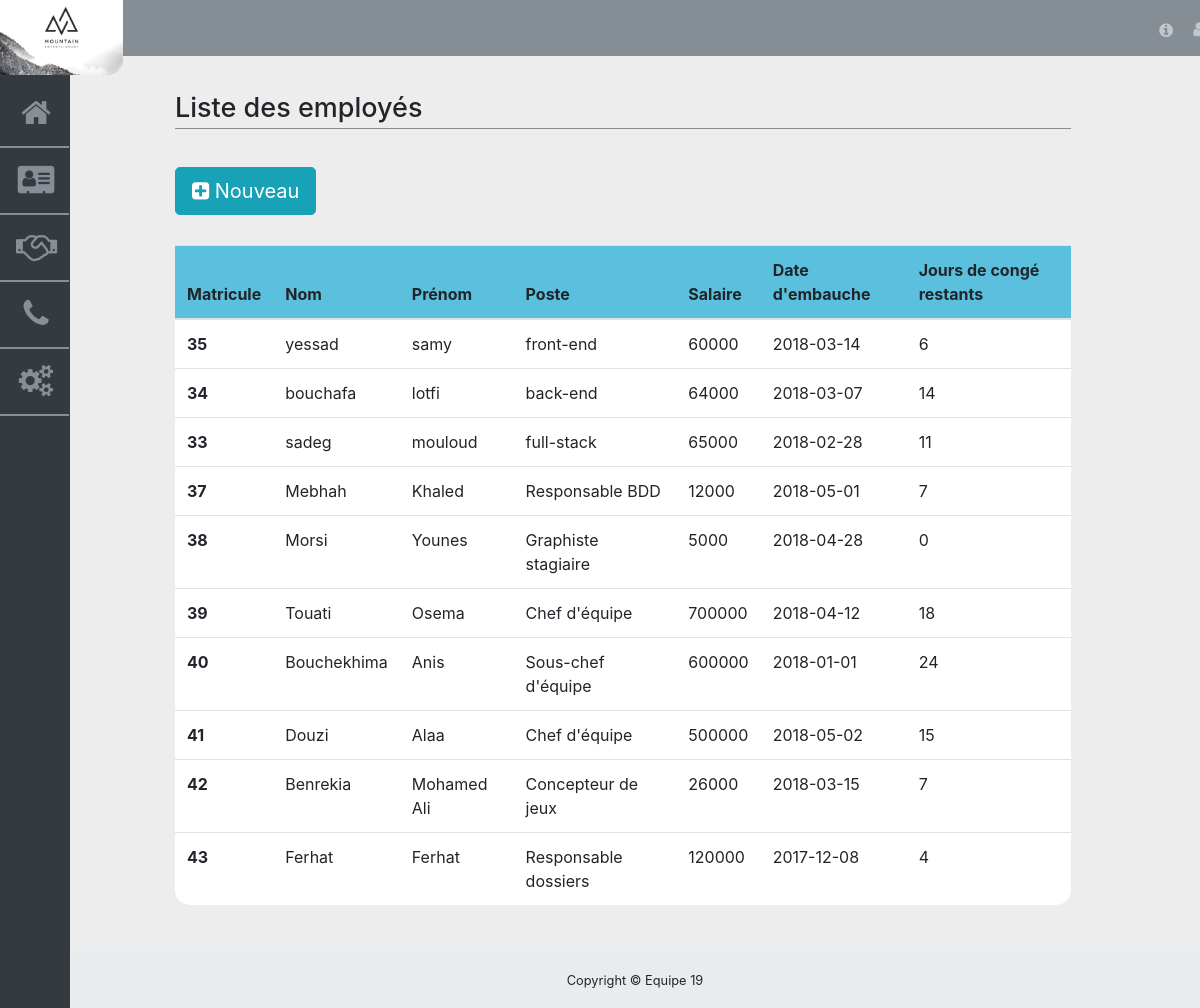
Page /?p=administration (signed in) on the committed database.
### tables this page shows
CREATE TABLE IF NOT EXISTS `parametres` (
  `specialite` varchar(255) NOT NULL,
  `adress` varchar(255) NOT NULL,
  `fax` varchar(255) NOT NULL,
  `adrgerant` varchar(255) NOT NULL,
  `msgacueille` text NOT NULL,
  `tel` varchar(30) NOT NULL,
  `gerant` varchar(255) NOT NULL,
  `raisonsocial` varchar(255) NOT NULL,
  `rc` varchar(255) NOT NULL,
  `siteweb` varchar(255) NOT NULL,
  `theme` varchar(20) NOT NULL,
  `logo` varchar(50) NOT NULL,
  `idfisc` varchar(30) NOT NULL,
  `imgacueille` varchar(255) DEFAULT NULL
);

CREATE TABLE IF NOT EXISTS `employe` (
  `id` int(11) NOT NULL AUTO_INCREMENT,
  `nom` varchar(255) DEFAULT NULL,
  `prenom` varchar(255) DEFAULT NULL,
  `email` varchar(255) DEFAULT NULL,
  `naissance` varchar(30) DEFAULT NULL,
  `situation` varchar(255) DEFAULT NULL,
  `embauche` varchar(30) DEFAULT NULL,
  `poste` varchar(255) DEFAULT NULL,
  `responsable` varchar(255) DEFAULT NULL,
  `salaire` int(11) DEFAULT NULL,
  `projet` varchar(255) DEFAULT NULL,
  `immatriculation` varchar(255) DEFAULT NULL,
  `statut` varchar(255) DEFAULT NULL,
  `adresse` varchar(255) DEFAULT NULL,
  `telephone` varchar(255) DEFAULT NULL,
  `nbjour` varchar(11) DEFAULT NULL,
  `cbancaire` varchar(255) DEFAULT NULL,
  `commentaire` text,
  `demission` varchar(30) DEFAULT NULL,
  PRIMARY KEY (`id`)
);

### core/Controller/controller.php (called while the page is built, shortened)
<?php
class  Controller {
  public function render($vue,$array=[],$other=[])
  {
    $parametres = new Parametres ;
    $param = $parametres->liste();
    require 'app/views/'.$vue.'.php';
    $content = ob_get_clean();
    require 'app/views/templates/default.php';
  }
}

### app/controller/GADcontroleur.php (called while the page is built, shortened)
<?php
class GADcontroleur extends \core\Controller\controller{
	public function administration()
	{
		$employe = new Employe();
		$liste = $employe->liste();
		$this->render('administration',$liste);
	}
}

### core/DataBase/database.php (called while the page is built, shortened)
<?php
class dataBase {
  	private $db_name = "rh";
    private $db_host = "localhost";
    private $db_user = "root";
    private $db_pass = "";
    private $pdo;
    private static $databaseInstance = null;
    private function __construct()
    {
        $this->pdo=new PDO('mysql:dbname='.$this->db_name.';localhost='.$this->db_host.'',''.$this->db_user.'',''.$this->db_pass.'');
    	$this->pdo->setAttribute(PDO::ATTR_ERRMODE,PDO::ERRMODE_EXCEPTION);
    }
    public static function getInstance()
    {
        if(self::$databaseInstance == null)
        {
            self::$databaseInstance = new dataBase();
        }
        return self::$databaseInstance;
    }
    public function query($statement)
    {
     $query=$this->pdo->query($statement);
     $result=$query->fetchAll(PDO::FETCH_OBJ);
     if(!empty($result))
     {
        return $result;
     }
     return false;
    }
	}

### app/model/Employe.php (called while the page is built, shortened)
<?php
class Employe extends \core\Model\table {
	protected $table = "employe";
	public function liste()
	{
		$data = $this->db->query('SELECT * FROM '.$this->table);
		return $data;
	}
}

### Autoloader.php (called while the page is built, shortened)
<?php
class Autoloader
{
	static function Autoload($class_name,$name = '')
	{
		$class_name = str_replace('\\', '/', $class_name);
		$name = explode('/',$class_name);
		$name = end($name);
	}
}

### core/Model/table.php (called while the page is built, shortened)
<?php
abstract class table
{
    public function __construct()
    {
        $this->db = DataBase::getInstance();
    }
}

### app/model/Parametres.php (called while the page is built, shortened)
<?php
class Parametres extends \core\Model\table
{
	public function liste()
	{
		return ($this->db->query('SELECT * FROM parametres'));
	}
}

### app/views/administration.php (the view)
<link href="public/css/tableaustyle.css" rel="stylesheet">
<div class="col-md-11">
    <h6 class="titre"> Liste des employés</h6>
    <a href="?p=addemploye"style="margin-bottom :30px;" > <button style="margin-bottom :30px;" class="btn btn-lg btn-info"><i class="fa fa-plus-square"></i> Nouveau</button> </a>
    <div class="ttable">
    <table class="table">
    <thead  style ="background-color:#5BC0DE;"class="entet">
    <tr>
      <th scope="col">Matricule</th>
      <th scope="col">Nom</th>
      <th scope="col">Prénom</th>
      <th scope="col">Poste</th>
      <th scope="col">Salaire</th>
      <th scope="col">Date d'embauche</th>
      <th scope="col">Jours de congé restants</th>
    </tr>
  </thead>
  <tbody>
    <?php
  if($array != false)
  {
    foreach ($array as $element)
    {?>
      <tr  onclick="location.href='?p=upemploye&amp;id=<?php echo $element->id ?>'" style="cursor: pointer ; " class="lien" >
        <th scope="row"><?php echo $element->id ?></th>
        <td><?php echo $element->nom ?></td>
        <td><?php echo $element->prenom ?></td>
        <td><?php echo $element->poste ?></td>
        <td><?php echo $element->salaire ?></td>
        <td><?php echo $element->embauche ?></td>
        <td><?php echo $element->nbjour ?></td>
      </tr>
      <?php
    }
  }
    ?>
  </tbody>
</table>
</div>
<div class="col-md-10">

### index.php (shortened to what this page needs)
<?php
require 'Autoloader.php';
if(isset($_GET['p']))
  {
    $p  =  $_GET['p'];
  }
else
  {
    require'app/views/acc/ind.html';
    exit(0);
  }
if(isset($_SESSION['id']))
{
  switch ($p)
  {
  	case 'administration':
  		$controleur  =  new GADcontroleur();
  	  $controleur->administration();
  	  break;
  }
}
else
{
  $Authcontroleur = new Authcontroleur();
  $Authcontroleur->connexion();
}

### app/views/templates/default.php (shortened to what this page needs)
<!DOCTYPE html>
<html lang="fr">
<head>
  <link href="app/views/templates/vendor/bootstrap/css/bootstrap.min.css" rel="stylesheet">
  <link href="app/views/templates/vendor/font-awesome/css/font-awesome.min.css" rel="stylesheet" type="text/css">
  <link href="app/views/templates/fontawesome.min.css" rel="stylesheet" type="text/css">
  <link href="app/views/templates/vendor/datatables/dataTables.bootstrap4.css" rel="stylesheet">
  <link href="app/views/templates/css/sb-admin.css" rel="stylesheet">
</head>
<body class="fixed-nav sticky-footer bg-dark" id="page-top">
  <nav class="navbar navbar-expand-lg navbar-dark bg-dark fixed-top binks" id="mainNav">
    <div class="collapse navbar-collapse" id="navbarResponsive">
      <ul class="navbar-nav navbar-sidenav " id="exampleAccordion">
        <li class="nav-item" data-toggle="tooltip" data-placement="right" title="Acceuil" >
          <a class="nav-link nani"  href="?p=home">
            <i class="fa fa-fw fa-home fa-2x" ></i>
          </a>
        </li>
        <li class="nav-item "  data-toggle="tooltip" data-placement="right" title="GestionAd" >
          <a class="nav-link nani" href="?p=administration">
            <i class="fa fa-fw fa-address-card fa-2x "></i>
          </a>
        </li>
        <li class="nav-item"  data-toggle="tooltip" data-placement="right" title="Recrutements" >
          <a class="nav-link nani" href="?p=recrutement">
            <i class="fa fa-fw fa-handshake fa-2x "></i>
          </a>
        </li>
        <li class="nav-item " data-toggle="tooltip" data-placement="right" title="Annuaire" >
          <a class="nav-link nani" href="?p=annuaire">
            <i class="fa fa-fw fa-phone fa-2x "></i>
          </a>
        </li>
        <?php
        if ($_SESSION['type']=='admin')
        {?>
        <li class="nav-item "  data-toggle="tooltip" data-placement="right" title="Parametres" >
          <a class="nav-link nani" href="?p=param">
            <i class="fa fa-fw fa-cogs fa-2x "></i>
          </a>
        </li>
    <?php  }?>
      </ul>
      <img src="<?=$param[0]->logo?>" alt="Avatar"  class="avatar">
      <div class="sup">
      <ul class="navbar-nav ml-auto">
              <a href="?p=manuel" target="_blank"  class="nav-link" style="cursor:pointer; position:relative; left:-10px;top:1px;"><i class="fa fa-fw fa-info-circle"></i></a>
        <li class="nav-item dropdown">
          <a class="nav-link" id="deroul">
            <i class="fa fa-fw fa-user"></i><?=$_SESSION['identifiant']?></a>
        </li>
      </ul>
    </div>
</div>
  </nav>
  <div class="content-wrapper ">
  <div class="interne">
    <?=$content?>
</div>
</div>
    <footer class="sticky-footer">
      <div class="container">
        <div class="text-center">
          <small> Copyright © Equipe 19 </small>
        </div>
      </div>
    </footer>
</body>
</html>

### app/views/templates/css/sb-admin.css (style rules this page uses)
html { position: relative; min-height: 100%; }
body { overflow-x: hidden; }
body.sticky-footer { margin-bottom: 56px; }
body.sticky-footer .content-wrapper { min-height: calc(100vh - 56px - 56px); }
body.fixed-nav { padding-top: 56px; }
.content-wrapper { min-height: calc(100vh - 56px); padding-top: 1rem; }
#mainNav .navbar-collapse { overflow: auto; max-height: 300vh; min-height: none; }
#mainNav .navbar-collapse .navbar-nav .nav-item .nav-link { cursor: pointer; }
#mainNav .navbar-collapse .navbar-nav > .nav-item.dropdown > .nav-link { position: relative; min-width: 45px; right:13px; }
#mainNav .navbar-collapse .navbar-nav > .nav-item.dropdown > .nav-link:after { float: right; width: auto; content: '\f105'; border: none; font-family: 'FontAwesome'; }
@media (min-width: 992px) { #mainNav .navbar-collapse { overflow: visible; max-height: none; } }
@media (min-width: 992px) { #mainNav .navbar-collapse .navbar-sidenav { position: absolute; top: 0px; left: 0; -webkit-flex-direction: column; -ms-flex-direction: column; flex-direction: column; margin-top: 56px; } }
@media (min-width: 992px) { #mainNav .navbar-collapse .navbar-sidenav > .nav-item { width: 69px } }
@media (min-width: 992px) { #mainNav .navbar-collapse .navbar-sidenav > .nav-item > .nav-link { padding: 1em; } }
@media (min-width: 992px) { #mainNav .navbar-collapse .navbar-nav > .nav-item.dropdown > .nav-link { min-width: 0; } }
@media (min-width: 992px) { #mainNav .navbar-collapse .navbar-nav > .nav-item.dropdown > .nav-link:after { width: 24px; text-align: center; } }
@media (min-width: 992px ) { #mainNav.fixed-top .navbar-sidenav { height: calc(100vh ); } }
.content-wrapper { overflow-x: hidden; background: white; }
@media (min-width: 992px) { .content-wrapper { margin-left: 70px; } }
#mainNav.navbar-dark .navbar-collapse .navbar-sidenav > .nav-item > .nav-link { color: #868e96; }
#mainNav.navbar-dark .navbar-collapse .navbar-nav > .nav-item.dropdown > .nav-link:after { color: #adb5bd; }
@media (min-width: 992px) { #mainNav.navbar-dark .navbar-collapse .navbar-sidenav { background: #343a40; } }
@media (min-width: 992px) { footer.sticky-footer { position: absolute; right: 0; bottom: 0; width: 100%; height: 56px; background-color: #e9ecef; line-height: 55px; } }
@media (min-width: 992px) { .dropdown { position: relative; display: inline-block; } }
@media (min-width: 992px) { .avatar { vertical-align: middle; width: 123px; height: 93px; margin: 0; padding: 0; border-radius: 5px; } }
@media (min-width: 992px) { body .nav-item { margin:0px; } }
@media (min-width: 992px) { .interne { margin: 30px; margin-top: 50px; margin-left: 90px; width: auto; position: center; } }
@media (min-width: 992px) { .nani { border-width:2.2px; border-bottom-style: solid; position: relative; top: 25px; } }

### public/css/tableaustyle.css (style rules this page uses)
.ttable { background-color: #FFFFFF; width: auto; height: auto; max-height: none; max-width: none; border-radius: 15px; }
.titre { border-bottom-style: solid; border-width:0.1px; padding-bottom:4px; border-color:#868e95; position: relative; top: -30px; font-size: 27px; }

### app/views/templates/default.php (style rules this page uses)
.navbar-collapse { min-height: none; height: 20px; }
.avatar { position: relative; right: 16px; vertical-align: middle; width: 123px; height: 93px; margin: 0; padding: 0; border-bottom-right-radius: 15px; }
.ml-auto { position: relative; left : 1035px; top: 9px; }
.content-wrapper { background-color: #EEEDED; }

### rows in the picture
parametres: logo (picture)
employe: id "35", nom "yessad", prenom "samy", poste "front-end", salaire "60000", embauche "2018-03-14", nbjour "6"
employe: id "34", nom "bouchafa", prenom "lotfi", poste "back-end", salaire "64000", embauche "2018-03-07", nbjour "14"
employe: id "33", nom "sadeg", prenom "mouloud", poste "full-stack", salaire "65000", embauche "2018-02-28", nbjour "11"
employe: id "37", nom "Mebhah", prenom "Khaled", poste "Responsable BDD", salaire "12000", embauche "2018-05-01", nbjour "7"
employe: id "38", nom "Morsi", prenom "Younes", poste "Graphiste stagiaire", salaire "5000", embauche "2018-04-28", nbjour "0"
employe: id "39", nom "Touati", prenom "Osema", poste "Chef d'équipe", salaire "700000", embauche "2018-04-12", nbjour "18"
employe: id "40", nom "Bouchekhima", prenom "Anis", poste "Sous-chef d'équipe", salaire "600000", embauche "2018-01-01", nbjour "24"
employe: id "41", nom "Douzi", prenom "Alaa", poste "Chef d'équipe", salaire "500000", embauche "2018-05-02", nbjour "15"
employe: id "42", nom "Benrekia", prenom "Mohamed Ali", poste "Concepteur de jeux", salaire "26000", embauche "2018-03-15", nbjour "7"
employe: id "43", nom "Ferhat", prenom "Ferhat", poste "Responsable dossiers", salaire "120000", embauche "2017-12-08", nbjour "4"
